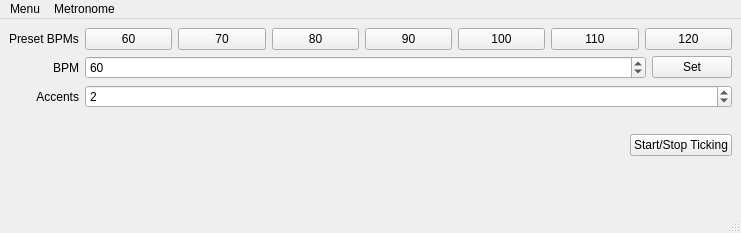
<?xml version="1.0" encoding="UTF-8"?>
<ui version="4.0">
 <class>MetronomeWindow</class>
 <widget class="QMainWindow" name="MetronomeWindow">
  <property name="geometry">
   <rect>
    <x>0</x>
    <y>0</y>
    <width>741</width>
    <height>233</height>
   </rect>
  </property>
  <property name="sizePolicy">
   <sizepolicy hsizetype="Fixed" vsizetype="Fixed">
    <horstretch>0</horstretch>
    <verstretch>0</verstretch>
   </sizepolicy>
  </property>
  <property name="windowTitle">
   <string>QMetronome</string>
  </property>
  <widget class="QWidget" name="centralwidget">
   <layout class="QVBoxLayout" name="verticalLayout_2">
    <item>
     <layout class="QGridLayout" name="gridLayout">
      <item row="1" column="0">
       <widget class="QLabel" name="label">
        <property name="text">
         <string>BPM</string>
        </property>
        <property name="alignment">
         <set>Qt::AlignRight|Qt::AlignTrailing|Qt::AlignVCenter</set>
        </property>
       </widget>
      </item>
      <item row="2" column="0">
       <widget class="QLabel" name="label_2">
        <property name="text">
         <string>Accents</string>
        </property>
        <property name="alignment">
         <set>Qt::AlignRight|Qt::AlignTrailing|Qt::AlignVCenter</set>
        </property>
       </widget>
      </item>
      <item row="1" column="2">
       <layout class="QHBoxLayout" name="horizontalLayout_4">
        <item>
         <widget class="QSpinBox" name="bpmBox">
          <property name="sizePolicy">
           <sizepolicy hsizetype="MinimumExpanding" vsizetype="Fixed">
            <horstretch>0</horstretch>
            <verstretch>0</verstretch>
           </sizepolicy>
          </property>
          <property name="minimum">
           <number>1</number>
          </property>
          <property name="maximum">
           <number>300</number>
          </property>
          <property name="value">
           <number>60</number>
          </property>
         </widget>
        </item>
        <item>
         <widget class="QPushButton" name="setBpmButton">
          <property name="sizePolicy">
           <sizepolicy hsizetype="Fixed" vsizetype="Fixed">
            <horstretch>0</horstretch>
            <verstretch>0</verstretch>
           </sizepolicy>
          </property>
          <property name="text">
           <string>Set</string>
          </property>
         </widget>
        </item>
       </layout>
      </item>
      <item row="2" column="2">
       <widget class="QSpinBox" name="accentsBox">
        <property name="sizePolicy">
         <sizepolicy hsizetype="MinimumExpanding" vsizetype="Fixed">
          <horstretch>0</horstretch>
          <verstretch>0</verstretch>
         </sizepolicy>
        </property>
        <property name="minimum">
         <number>1</number>
        </property>
        <property name="maximum">
         <number>12</number>
        </property>
        <property name="value">
         <number>2</number>
        </property>
       </widget>
      </item>
      <item row="0" column="0">
       <widget class="QLabel" name="label_3">
        <property name="text">
         <string>Preset BPMs</string>
        </property>
       </widget>
      </item>
      <item row="0" column="2">
       <layout class="QHBoxLayout" name="horizontalLayout_3">
        <item>
         <widget class="QPushButton" name="bpm60">
          <property name="text">
           <string>60</string>
          </property>
         </widget>
        </item>
        <item>
         <widget class="QPushButton" name="bpm70">
          <property name="text">
           <string>70</string>
          </property>
         </widget>
        </item>
        <item>
         <widget class="QPushButton" name="bpm80">
          <property name="text">
           <string>80</string>
          </property>
         </widget>
        </item>
        <item>
         <widget class="QPushButton" name="bpm90">
          <property name="text">
           <string>90</string>
          </property>
         </widget>
        </item>
        <item>
         <widget class="QPushButton" name="bpm100">
          <property name="text">
           <string>100</string>
          </property>
         </widget>
        </item>
        <item>
         <widget class="QPushButton" name="bpm110">
          <property name="text">
           <string>110</string>
          </property>
         </widget>
        </item>
        <item>
         <widget class="QPushButton" name="bpm120">
          <property name="text">
           <string>120</string>
          </property>
         </widget>
        </item>
       </layout>
      </item>
     </layout>
    </item>
    <item>
     <layout class="QHBoxLayout" name="horizontalLayout_2">
      <item>
       <layout class="QHBoxLayout" name="accentContainer"/>
      </item>
      <item>
       <spacer name="horizontalSpacer_2">
        <property name="orientation">
         <enum>Qt::Horizontal</enum>
        </property>
        <property name="sizeHint" stdset="0">
         <size>
          <width>40</width>
          <height>20</height>
         </size>
        </property>
       </spacer>
      </item>
     </layout>
    </item>
    <item>
     <layout class="QHBoxLayout" name="horizontalLayout">
      <item>
       <spacer name="horizontalSpacer">
        <property name="orientation">
         <enum>Qt::Horizontal</enum>
        </property>
        <property name="sizeHint" stdset="0">
         <size>
          <width>40</width>
          <height>20</height>
         </size>
        </property>
       </spacer>
      </item>
      <item>
       <widget class="QPushButton" name="startStopTickingButton">
        <property name="text">
         <string>Start/Stop Ticking</string>
        </property>
       </widget>
      </item>
     </layout>
    </item>
    <item>
     <spacer name="verticalSpacer">
      <property name="orientation">
       <enum>Qt::Vertical</enum>
      </property>
      <property name="sizeHint" stdset="0">
       <size>
        <width>20</width>
        <height>0</height>
       </size>
      </property>
     </spacer>
    </item>
   </layout>
  </widget>
  <widget class="QMenuBar" name="menubar">
   <property name="geometry">
    <rect>
     <x>0</x>
     <y>0</y>
     <width>741</width>
     <height>25</height>
    </rect>
   </property>
   <widget class="QMenu" name="menuMenu">
    <property name="title">
     <string>Menu</string>
    </property>
    <addaction name="aboutAction"/>
    <addaction name="quitAction"/>
   </widget>
   <widget class="QMenu" name="menuMetronome">
    <property name="title">
     <string>Metronome</string>
    </property>
    <addaction name="startStopAction"/>
    <addaction name="setBpmAction"/>
   </widget>
   <addaction name="menuMenu"/>
   <addaction name="menuMetronome"/>
  </widget>
  <widget class="QStatusBar" name="statusbar"/>
  <action name="quitAction">
   <property name="text">
    <string>Quit</string>
   </property>
   <property name="shortcut">
    <string>Ctrl+Q</string>
   </property>
  </action>
  <action name="aboutAction">
   <property name="text">
    <string>About</string>
   </property>
   <property name="shortcut">
    <string>Ctrl+A</string>
   </property>
  </action>
  <action name="startStopAction">
   <property name="text">
    <string>Start/Stop Ticking</string>
   </property>
   <property name="shortcut">
    <string>Ctrl+Return</string>
   </property>
  </action>
  <action name="setBpmAction">
   <property name="text">
    <string>Set BPM</string>
   </property>
   <property name="shortcut">
    <string>Ctrl+S</string>
   </property>
  </action>
 </widget>
 <tabstops>
  <tabstop>startStopTickingButton</tabstop>
 </tabstops>
 <resources/>
 <connections>
  <connection>
   <sender>startStopAction</sender>
   <signal>triggered()</signal>
   <receiver>startStopTickingButton</receiver>
   <slot>click()</slot>
   <hints>
    <hint type="sourcelabel">
     <x>-1</x>
     <y>-1</y>
    </hint>
    <hint type="destinationlabel">
     <x>542</x>
     <y>146</y>
    </hint>
   </hints>
  </connection>
  <connection>
   <sender>setBpmAction</sender>
   <signal>triggered()</signal>
   <receiver>setBpmButton</receiver>
   <slot>click()</slot>
   <hints>
    <hint type="sourcelabel">
     <x>-1</x>
     <y>-1</y>
    </hint>
    <hint type="destinationlabel">
     <x>566</x>
     <y>49</y>
    </hint>
   </hints>
  </connection>
 </connections>
</ui>
